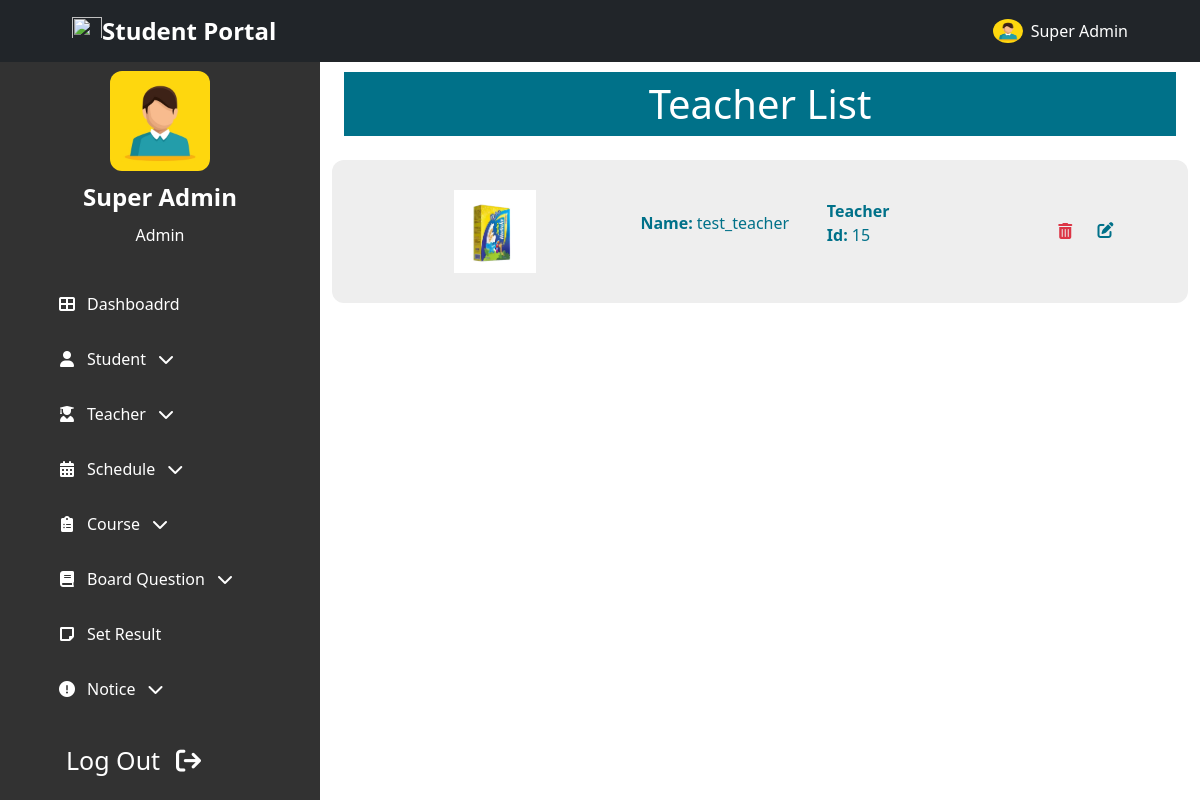
Page /admin/teacher_list.php (signed in) on the earlier database version.
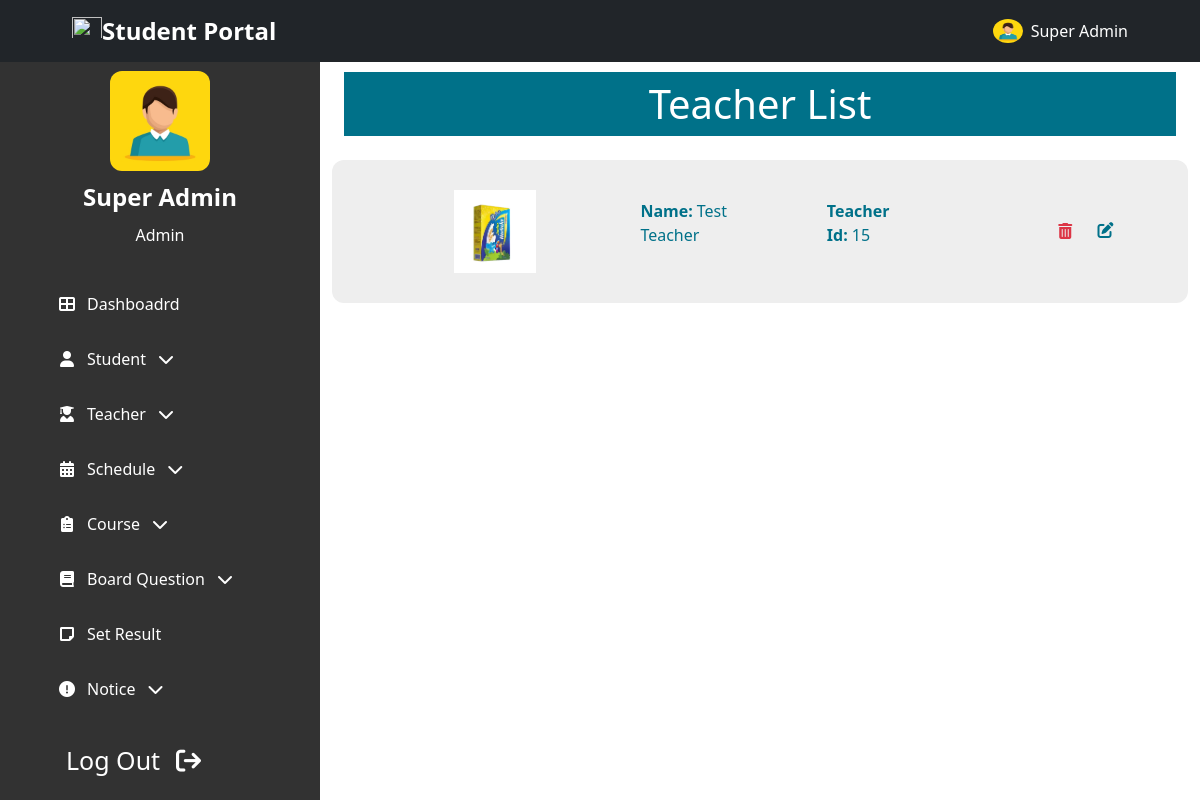
Same page on the later database version.
### tables this page shows
CREATE TABLE `Teachers` (
  `id` int(11) NOT NULL,
  `name` varchar(100) NOT NULL,
  `father` varchar(100) NOT NULL,
  `mother` varchar(100) NOT NULL,
  `image` varchar(255) DEFAULT NULL,
  `nid` bigint(20) DEFAULT NULL,
  `birthreg` bigint(20) DEFAULT NULL,
  `tchr_id` int(11) NOT NULL,
  `gender` varchar(10) NOT NULL,
  `blood` varchar(5) DEFAULT NULL,
  `religion` varchar(20) DEFAULT NULL,
  `present_addr` text NOT NULL,
  `parma_addr` text NOT NULL,
  `phone` varchar(15) NOT NULL,
  `email` varchar(100) NOT NULL,
  `interests` text DEFAULT NULL,
  `updated_at` timestamp NOT NULL DEFAULT current_timestamp() ON UPDATE current_timestamp(),
  `created_at` timestamp NOT NULL DEFAULT current_timestamp()
);

### admin/backend/teacher_list.php (called while the page is built, shortened)
<?php
    $sql    =   "SELECT * FROM `Teachers` WHERE 1";
    $query  =   mysqli_query($conn, $sql);
    $tchrs  =   mysqli_fetch_all($query, MYSQLI_ASSOC);
?>

### admin/teacher_list.php (the view, shortened to what this page needs)
<!DOCTYPE html>
<html lang="en">
<?php
    include "admin_head.php";
    include "backend/teacher_list.php";
?>
<body class="">
<?php include "../header_nav.php";?>
    <section class="header-container">
        <?php include "admin_sidebar.php";?>
    </section>
    <section id="home-container"  class="home-container active-2"">
        <div class="px-4 py-5 mt-4">
            <h1 class="common-background-2 p-2 text-center">Teacher List</h1>
            <div class="my-4">
                <?php
                    if(!empty($tchrs))
                    {
                        foreach($tchrs as $t)
                        {
                ?>
                        <div class="common-card row my-2 justify-content-between align-items-center">
                            <div class="col col-10 row justify-content-evenly align-items-center">
                                <div class="col col-8 col-lg-2">
                                    <img class="w-100" src="../images/teacher/<?php echo $t['image']; ?>" alt="">
                                </div>
                                <div class="col col-8 col-lg-2">
                                    <p><span class="fw-bold pe-1">Name:</span><?php echo $t['name']; ?></p>
                                </div>
                                <div class="col col-8 col-lg-2">
                                    <p><span class="fw-bold pe-1">Teacher Id:</span><?php echo $t['tchr_id']; ?></p>
                                </div>
                            </div>
                            <div class="col col-2 delete-edit-container">
                                <form method="post" style="display: contents;width: fit-content;">
                                    <button type="submit" name="delete" id="delete" class="btn text-danger" value="<?php echo $t['tchr_id']; ?>">
                                        <i class="fas fa-trash-alt px-0 px-lg-2"></i>
                                    </button>
                                </form>
                                <a class="no-text-decoration" href="../admin/edit_teacher.php?id=<?php echo $t['tchr_id']; ?>">
                                    <i class="fas fa-edit"></i>
                                </a>
                            </div>
                        </div>
                <?php
                        }
                    }
                ?>
        </div>
    </section>
</body>
</html>

### admin/admin_head.php (shortened to what this page needs)
<head>
    <link rel="stylesheet" href="../style.css">
    <link rel="stylesheet" href="https://cdnjs.cloudflare.com/ajax/libs/font-awesome/6.0.0/css/all.min.css"
 />
    <link href="https://cdn.jsdelivr.net/npm/bootstrap@5.1.3/dist/css/bootstrap.min.css" rel="stylesheet">
</head>

### header_nav.php (shortened to what this page needs)
<header id="header-nav">
<nav class="navbar navbar-expand-lg navbar-dark bg-dark fixed-top top-bar-padding">
    <div class="container-fluid">
        <a class="navbar-brand fw-bold fs-4" href="#"> <img src="../images/versity-logo.png" alt="" width="30" height="24" class="d-inline-block align-text-top"><span class="">Student Portal</span></a>
        <div class="d-flex text-white align-items-center">
        <img src="../images/profile.jpg" alt="" width="30" height="24" class="d-inline-block align-text-top rounded-circle">
            <p class="ps-2 mb-0">
                <?php echo $_SESSION['name']; ?>
            </p>
        </div>
        </div>
</nav>
</header>

### admin/admin_sidebar.php (shortened to what this page needs)
<div id="sidebar" class="common-background link-no-style sidebar active">
    <div class="container">
        <div id="sidebar-main-content" class="sidebar-main-content active">
        <div class="profile_content">
            <div class="profile">
                <div class="profile_details">
                    <img src="../images/profile.jpg" alt="">
                    <div class="name_job text-center">
                        <div class="name fw-bold fs-4 py-2"><?php echo $_SESSION['name']; ?></div>
                        <div class="job">Admin</div>
                    </div>
                </div>
            </div>
        </div>
        <div class="">
            <ul class="nav_list p-0">
                <li class="">
                    <a class="" href="../admin/admin_home.php"><i class="fas fa-th-large"></i><span class="links_name">Dashboadrd</span></a>
                </li>
                <li onclick="dropDownEvent('student')" id="student-menu" class="icon-link-dropdown">
                    <a class="" href="#"><i class="fas fa-user"></i><span class="links_name">Student</span><i class="fas fa-chevron-down arrow"></i></a>
                </li>
                <li onclick="dropDownEvent('teacher')" id="teacher-menu" class="icon-link-dropdown">
                    <a class="" href="#"><i class="fas fa-user-graduate"></i><span class="links_name">Teacher</span><i class="fas fa-chevron-down arrow"></i></a>
                </li>
                <li onclick="dropDownEvent('schedule')" id="schedule-menu" class="icon-link-dropdown">
                    <a class="" href="#"><i class="fas fa-calendar-alt"></i><span class="links_name">Schedule</span><i class="fas fa-chevron-down arrow"></i></a>
                </li>
                <li onclick="dropDownEvent('course')" id="course-menu" class="icon-link-dropdown">
                    <a class="" href="#"><i class="fas fa-clipboard-list"></i><span class="links_name">Course</span><i class="fas fa-chevron-down arrow"></i></a>
                </li>
                <li onclick="dropDownEvent('question')" id="question-menu" class="icon-link-dropdown">
                    <a class="" href="#"><i class="fas fa-book"></i></i><span class="links_name">Board Question</span><i class="fas fa-chevron-down arrow"></i></a>
                </li>
                <li class="">
                    <a class="" href="../admin/set_result.php"><i class="fas fa-sticky-note"></i><span class="links_name">Set Result</span></a>
                </li>
                <li onclick="dropDownEvent('notice')" id="notice-menu" class="icon-link-dropdown">
                    <a class="" href="#"><i class="fas fa-exclamation-circle"></i><span class="links_name">Notice</span><i class="fas fa-chevron-down arrow"></i></a>
                </li>
            </ul>
        </div>
        <div id="log_out" class="">
            <a class="log-out py-2 px-4" href="/backend/logout.php">Log Out<i class="fas fa-sign-out ps-3"></i></a>
        </div>
        </div>
</div>
</div>

### style.css (style rules this page uses)
body { font-family: "Roboto", sans-serif; }
.no-text-decoration { text-decoration: none !important; color: inherit; }
.common-background { background-color: #1c1c1ce6; color: white; }
.common-background-2 { background-color: #007189; color: white; }
.link-no-style a { text-decoration: none; color: white; }
.link-no-style ul { list-style-type: none; }
.top-bar-padding { padding-left: 60px; padding-right: 60px; }
.header-container { position: relative; min-height: 100%; width: 100%; overflow-x: hidden; overflow-y: scroll; }
.sidebar { position: fixed; top: 55px; left: 0; height: 100%; overflow-y: scroll; width: 80px; padding: 6px 30px; transition: all 0.4s ease-in; }
.sidebar.active { width: 320px; }
.sidebar-main-content { visibility: hidden; opacity: 0; transition: visibility 0s ease-in-out, opacity 0.5s ease-in; }
.sidebar-main-content.active { visibility: visible; opacity: 1; }
.sidebar ul { margin-top: 20px; }
.sidebar ul li { position: relative; width: 100%; margin: 0 5px; list-style: none; line-height: 55px; }
.sidebar ul li a { display: flex; align-items: center; border-radius: 10px; transition: all 0.3s ease-in; }
.sidebar ul li a i { height: 55px; min-width: 40px; border-radius: 10px; line-height: 55px; text-align: center; }
.log-out { text-decoration: none; text-align: center; border-radius: 10px; width: 100%; }
.sidebar .profile_content .profile { position: relative; padding: 10px 6px; }
.profile_details { display: flex; flex-direction: column; align-items: center; justify-content: center; }
.profile_details img { height: 100px; width: 100px; object-fit: cover; border-radius: 12px; }
#log_out { line-height: 55px; font-size: 25px; border-radius: 12px; }
.home-container { position: absolute; height: 100%; width: calc(100% - 80px); left: 80px; top: 0%; transition: all 0.4s ease-in; }
.home-container.active-2 { width: calc(100% - 320px); left: 320px; }
.common-card { background-color: #eee; color: #007189; border-radius: 12px; padding: 30px 30px; transition: all 0.3s ease; }
.delete-edit-container { cursor: pointer; }

Differences in the rows shown:
changed teachers: name "test_teacher" → "Test Teacher"
